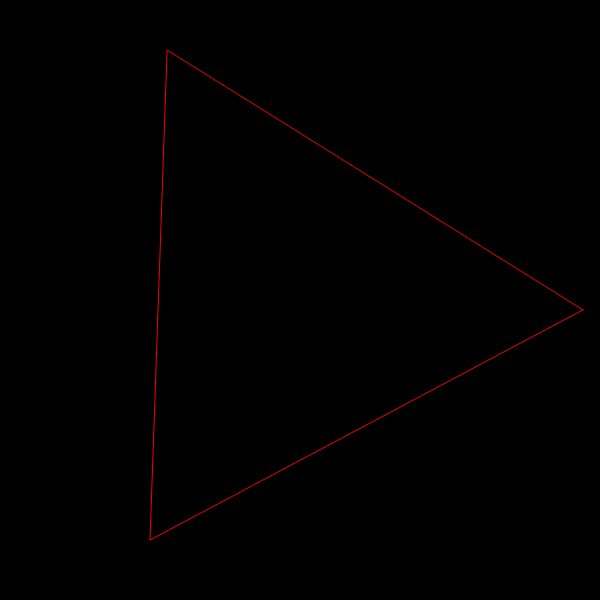
Frame 1 (no input)
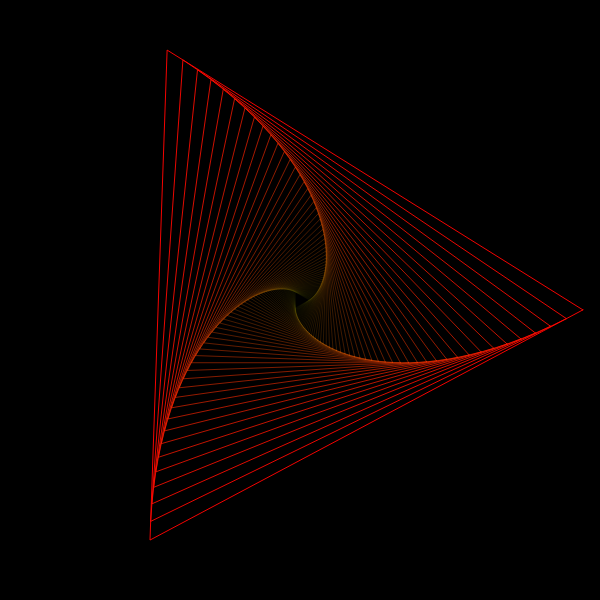
Frame 60 (no input)
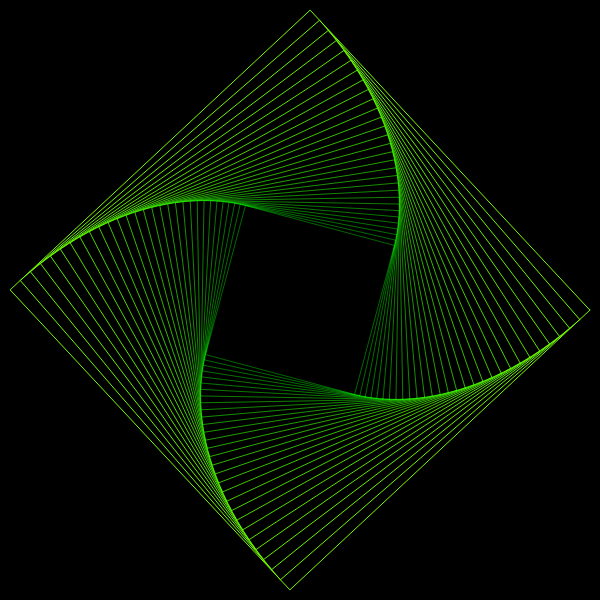
Frame 120 (the mouse pressed at the canvas centre since frame 60)

The p5.js sketch that drew these frames (run headless with seeded random() and noise() and a simulated clock; from frame 60 on, the mouse is pressed at the canvas centre):

// p5.js sketch
// ── sketch.js
var cSize, degree, angle, scaleFactor, lastBreak;

function setup() {
  cSize = min(screen.width, screen.height);
  angle = radians(2);
  setDegree(3);
  lastBreak = 0;

  createCanvas(cSize, cSize);
  setFrameRate(30);
  colorMode(HSB);
  background(0);
  noFill();
}

function setDegree(deg) {
  degree = deg;
  var theta = (degree - 2) * PI / degree
  scaleFactor = sin(theta) / (sin(angle) + sin(PI - theta - angle));
}

function drawPoly() {
  beginShape();
  for(var i = 0; i < degree; i++) {
    vertex(cSize * cos(i * TWO_PI / degree) / 2, cSize * sin(i * TWO_PI / degree) / 2);
  }
  endShape(CLOSE);
}

function draw() {
  var f = frameCount - lastBreak;
  if(f % (degree * 30) == 0) {
    background(0);
    setDegree(degree + 1);
    lastBreak = frameCount;
    return;
  }
  stroke(frameCount % 360, 100, 100);
  translate(width / 2, height /2);
  rotate(f * angle);
  scale(pow(scaleFactor, f));
  drawPoly();
}

// ── notAWhirl.js
var cSize, degree, angle, scaleFactor, lastBreak, degSlide;

function setup() {
  cSize = min(windowWidth, windowHeight);
  angle = radians(2);
  setDegree(4);
  degSlide = createSlider(3, 1000, 5);
  degSlide.changed(reset);

  createCanvas(cSize, cSize);
  setFrameRate(30);
  colorMode(HSB);
  background(0);
  noFill();
}

function setDegree(deg) {
  degree = deg;
  var theta = (degree - 2) * PI / degree
  scaleFactor = sin(theta) / (sin(angle) + sin(PI - theta - angle));
}

function drawPoly() {
  beginShape();
  for(var i = 0; i < degree; i++) {
    strokeWeight(log(frameCount) / degree);
    var vx = sin(i * TWO_PI / degree) / 2;
    var vy = cos(i * TWO_PI / degree) / 2;
    for(var t = 0; t < log(log(degree)); t++) {
      vx *= cos(vx) * cos(vx * log(frameCount));
      vy *= cos(vy) * cos(vy * log(frameCount));
    }
    vertex(cSize * vx, cSize * vy);
  }
  endShape(CLOSE);
}

function draw() {
  var f = frameCount - lastBreak;
  var sf = pow(scaleFactor, f);
  stroke((log(frameCount) * degree) % 360, 100, 100);
  translate(width / 2, height /2);
  rotate(sin(f / degree) * angle * degree);
  scale(sf);
  drawPoly();
}

function reset() {
  background(0);
  lastBreak = frameCount
  setDegree(degSlide.value());
}
